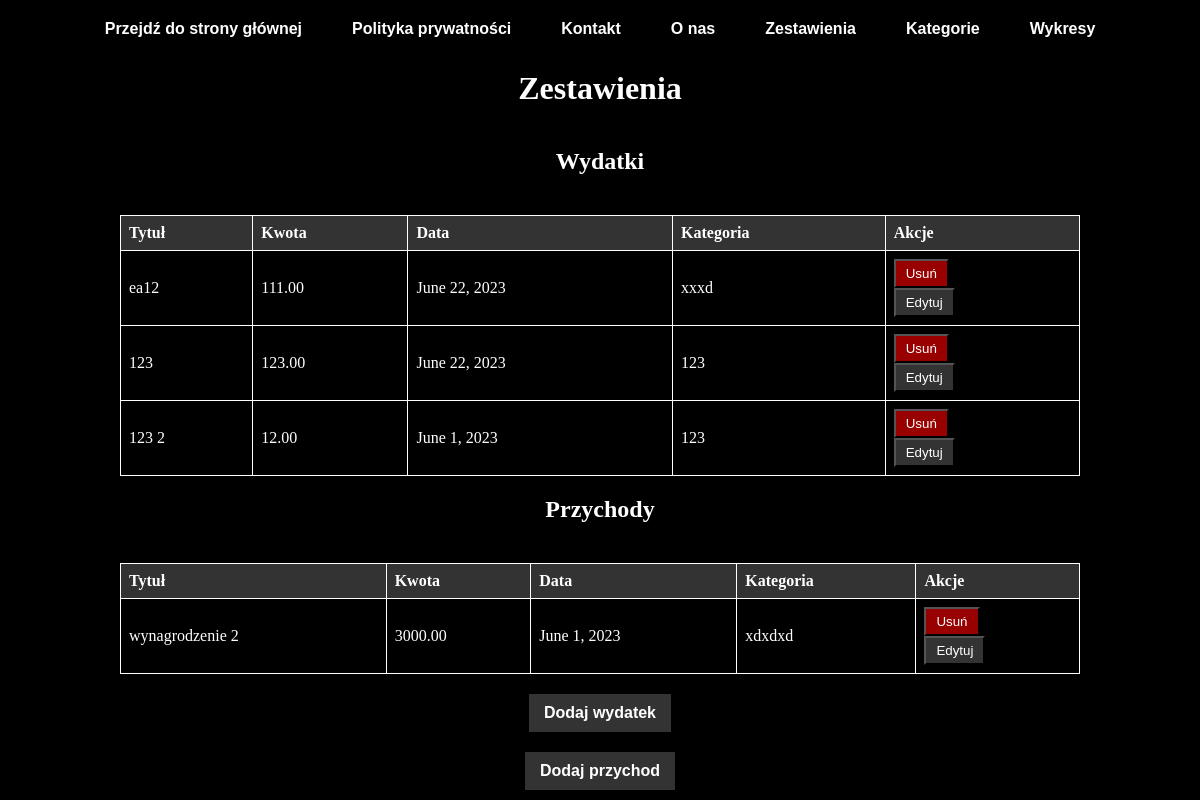
Page /zestawienia/ on the committed database.
### mainapp/models.py (models this page shows, shortened)
class Wydatek(models.Model):
    tytul = models.CharField(max_length=100)
    kwota = models.DecimalField(max_digits=10, decimal_places=2)
    data = models.DateField()
    kategoria = models.ForeignKey(Kategoria, on_delete=models.CASCADE)
    objects = models.Manager()  # Dodana deklaracja atrybutu 'objects'

class Kategoria(models.Model):
    nazwa = models.CharField(max_length=100)
    objects = models.Manager()  # Dodana deklaracja atrybutu 'objects'

class Przychod(models.Model):
    tytul = models.CharField(max_length=100)
    kwota = models.DecimalField(max_digits=10, decimal_places=2)
    data = models.DateField()
    kategoria = models.ForeignKey(Kategoria, on_delete=models.CASCADE)
    objects = models.Manager()  # Dodana deklaracja atrybutu 'objects'

### mainapp/views.py (the view)
# urls.py: path('zestawienia/', views.zestawienia, name='zestawienia'),
def zestawienia(request):
    wydatki = Wydatek.objects.all()
    przychody = Przychod.objects.all()
    return render(request, 'zestawienia.html', {'wydatki': wydatki, 'przychody': przychody})

### mainapp/templates/zestawienia.html (shortened to what this page needs)
<!DOCTYPE html>
<html>
    {% include 'navbar.html' %}
<head>
</head>
<body>
  <h1>Zestawienia</h1>
  <h2>Wydatki</h2>
  <table>
    <tr>
      <th>Tytuł</th>
      <th>Kwota</th>
      <th>Data</th>
      <th>Kategoria</th>
      <th>Akcje</th>
    </tr>
    {% for wydatek in wydatki %}
      <tr>
        <td>{{ wydatek.tytul }}</td>
        <td>{{ wydatek.kwota }}</td>
        <td>{{ wydatek.data }}</td>
        <td>{{ wydatek.kategoria.nazwa }}</td>
        <td>
          <form method="POST" action="{% url 'usun_wydatek' wydatek.id %}">
            <button type="submit" class="delete-button">Usuń</button>
          </form>
          <form method="GET" action="{% url 'edytuj_wydatek' wydatek.id %}">
              <button type="submit" class="edit-button">Edytuj</button>
          </form>
        </td>
      </tr>
    {% endfor %}
  </table>
  <h2>Przychody</h2>
  <table>
    <tr>
      <th>Tytuł</th>
      <th>Kwota</th>
      <th>Data</th>
      <th>Kategoria</th>
      <th>Akcje</th>
    </tr>
    {% for przychod in przychody %}
      <tr>
        <td>{{ przychod.tytul }}</td>
        <td>{{ przychod.kwota }}</td>
        <td>{{ przychod.data }}</td>
        <td>{{ przychod.kategoria.nazwa }}</td>
        <td>
          <form method="POST" action="{% url 'usun_przychod' przychod.id %}">
            <button type="submit" class="delete-button">Usuń</button>
          </form>
          <form method="GET" action="{% url 'edytuj_przychod' przychod.id %}">
              <button type="submit" class="edit-button">Edytuj</button>
          </form>
        </td>
      </tr>
    {% endfor %}
  </table>
  <button class="add-button" onclick="window.location='{% url 'dodaj_wydatek' %}'">Dodaj wydatek</button>
  <button class="add-button" onclick="window.location='{% url 'dodaj_przychod' %}'">Dodaj przychod</button>
</body>
</html>

### mainapp/templates/zestawienia.html (style rules this page uses)
body { background-color: #000; color: #fff; display: flex; flex-direction: column; align-items: center; justify-content: center; height: 100vh; margin: 0; }
h1 { color: #fff; }
table { border-collapse: collapse; width: 80%; margin-top: 20px; }
th, td { border: 1px solid #fff; padding: 8px; text-align: left; }
th { background-color: #333; color: #fff; }
.add-button { border: none; background: none; cursor: pointer; font-size: 16px; font-weight: bold; color: #fff; text-decoration: none; padding: 10px 15px; margin-top: 20px; background-color: #333; }
.edit-button { color: #fff; text-decoration: none; padding: 5px 10px; background-color: #333; }
.delete-button { color: #fff; text-decoration: none; padding: 5px 10px; background-color: #900; }

### rows in the picture
Wydatek: tytul "ea12", kwota "111.00", data "June 22, 2023", kategoria.nazwa "xxxd"
Wydatek: tytul "123", kwota "123.00", data "June 22, 2023", kategoria.nazwa "123"
Wydatek: tytul "123 2", kwota "12.00", data "June 1, 2023", kategoria.nazwa "123"
Przychod: tytul "wynagrodzenie 2", kwota "3000.00", data "June 1, 2023", kategoria.nazwa "xdxdxd"
